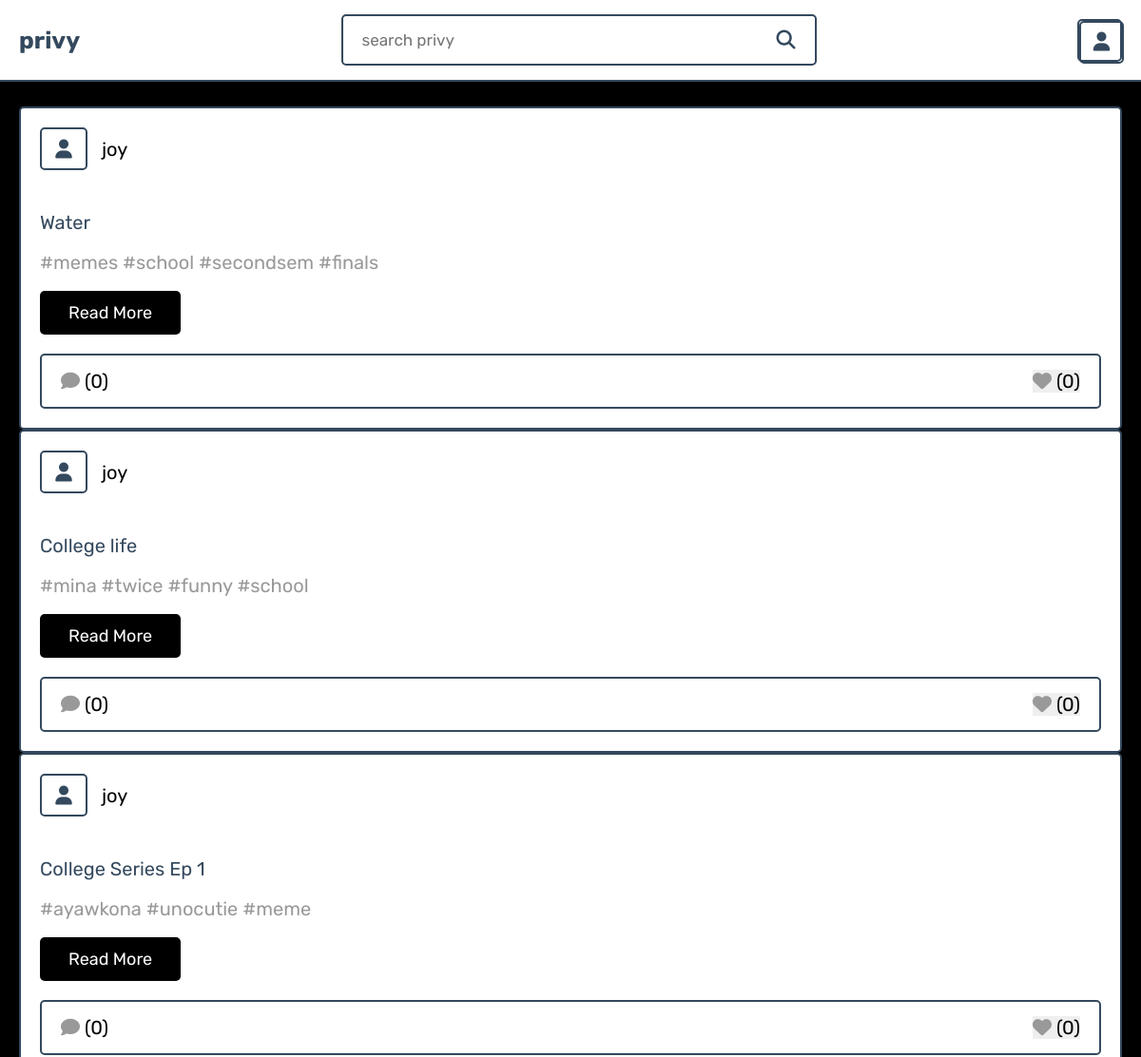
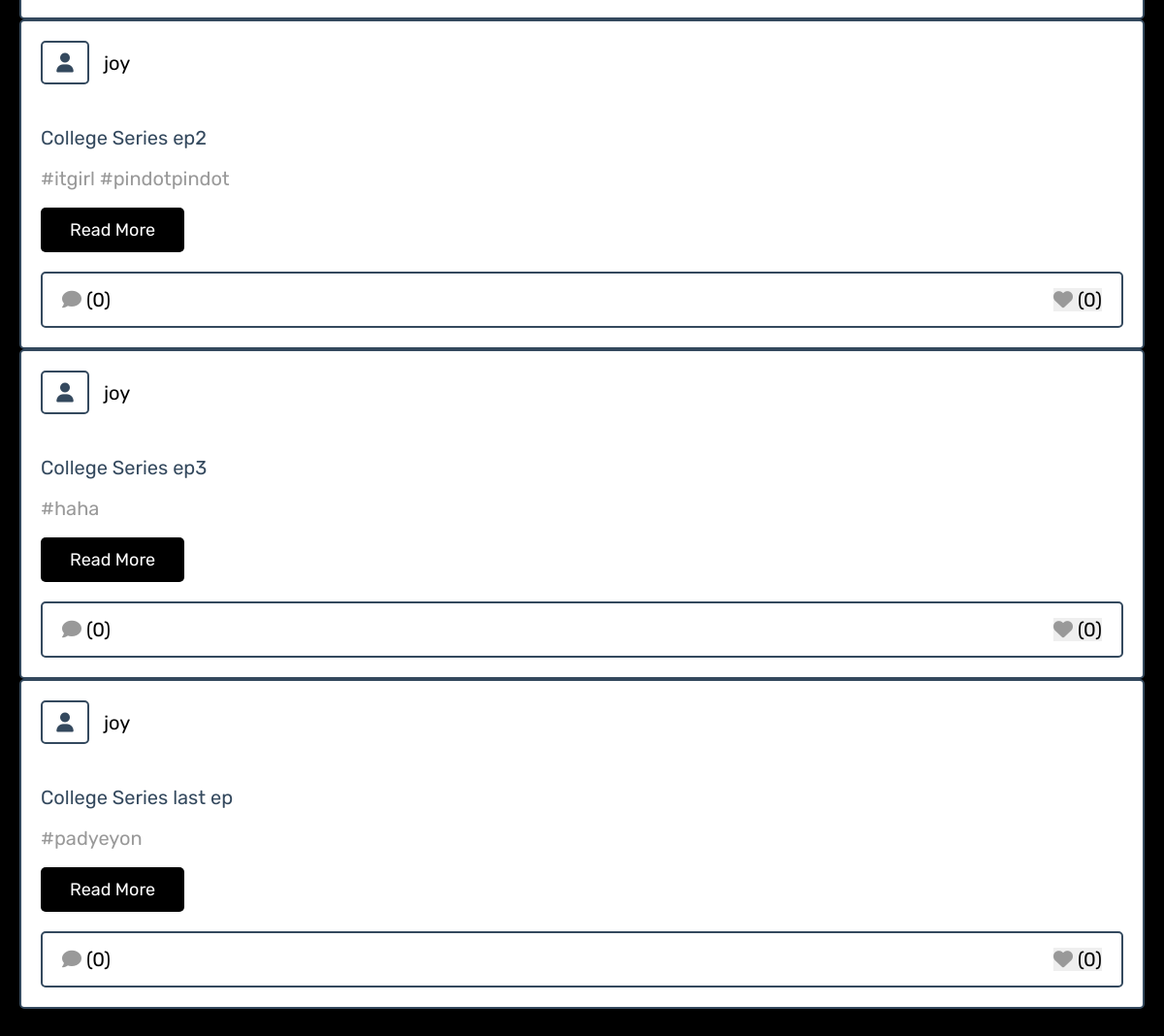
Screenshot of /category.php?category=memes with the database file from the repository (2 pictures, top to bottom).
### tables this page shows
CREATE TABLE `posts` (
  `id` int(100) NOT NULL,
  `admin_id` int(100) NOT NULL,
  `name` varchar(100) NOT NULL,
  `title` varchar(100) NOT NULL,
  `content` varchar(10000) NOT NULL,
  `category` varchar(50) NOT NULL,
  `image` varchar(100) NOT NULL,
  `date` date NOT NULL,
  `status` varchar(20) NOT NULL
);

### category.php (the view, shortened to what this page needs)
<?php
include './components/connect.php';
if(isset($_GET['category'])){
   $category = $_GET['category'];
}else{
   $category = '';
}
?>
<!DOCTYPE html>
<html lang="en">
<head>
   <link rel="stylesheet" href="https://cdnjs.cloudflare.com/ajax/libs/font-awesome/6.1.1/css/all.min.css">
   <link rel="stylesheet" href="css/style.css">
</head>
<body>
<?php include './components/user_header.php'; ?>
<section class="posts-container">
   <div class="postbox-container">
      <?php
         $select_posts = $conn->prepare("SELECT * FROM `posts` WHERE category = ? and status = ?");
         $select_posts->execute([$category, 'active']);
         if($select_posts->rowCount() > 0){
            while($fetch_posts = $select_posts->fetch(PDO::FETCH_ASSOC)){
            $post_id = $fetch_posts['id'];
            $count_post_comments = $conn->prepare("SELECT * FROM `comments` WHERE post_id = ?");
            $count_post_comments->execute([$post_id]);
            $total_post_comments = $count_post_comments->rowCount();
            $count_post_likes = $conn->prepare("SELECT * FROM `likes` WHERE post_id = ?");
            $count_post_likes->execute([$post_id]);
            $total_post_likes = $count_post_likes->rowCount();
            $confirm_likes = $conn->prepare("SELECT * FROM `likes` WHERE user_id = ? AND post_id = ?");
            $confirm_likes->execute([$user_id, $post_id]);
            $select_user_profile = $conn->prepare("SELECT * FROM `users` WHERE id = ?");
            $select_user_profile->execute([$fetch_posts['user_id']]);
            $fetch_user_profile = $select_user_profile->fetch(PDO::FETCH_ASSOC);
      ?>
      <form class="postbox" method="post">
         <div class="post-admin">
         <?php if (!empty($fetch_user_profile) && $fetch_user_profile['image'] != '') { ?>
                  <img src="uploaded_img/<?= $fetch_user_profile['image']; ?>" class="user-profile-image" style="width:  4.7rem ; height: 4.5rem;">
             <?php } else { ?>
                  <i class="fas fa-user"></i>
          <?php } ?>
            <div>
               <a href="#"><?= $fetch_posts['name']; ?></a>
            </div>
         </div>
         <div class="post-title"><?= $fetch_posts['title']; ?></div>
         <div class="post-content content-150"><?= $fetch_posts['content']; ?></div>
         <a href="view_post.php?post_id=<?= $post_id; ?>" class="inline-btn">read more</a>
         <div class="icons">
            <a href="view_post.php?post_id=<?= $post_id; ?>"><i class="fas fa-comment"></i><span>(<?= $total_post_comments; ?>)</span></a>
            <button type="submit" name="like_post"><i class="fas fa-heart" style="<?php if($confirm_likes->rowCount() > 0){ echo 'color:var(--red);'; } ?>  "></i><span>(<?= $total_post_likes; ?>)</span></button>
         </div>
      </form>
      <?php
         }
      }else{
         echo '<p class="empty">no posts found for this category!</p>';
      }
      ?>
   </div>
</section>
</body>
</html>

### components/user_header.php (shortened to what this page needs)
<?php
if (isset($_SESSION['user_id'])) {
    $user_id = $_SESSION['user_id'];
} else {
    $user_id = '';
}
if ($user_id) {
    $select_user = $conn->prepare("SELECT image FROM `users` WHERE id = ?");
    $select_user->execute([$user_id]);
    $user = $select_user->fetch(PDO::FETCH_ASSOC);
    $user_image = $user['image'];
} else {
    $user_image = '';
}
?>
<header class="header">
   <section class="flex">
      <a href="home.php" class="logo">privy</a>
      <form action="search.php" method="POST" class="search-form">
         <input type="text" name="search_box" class="box" maxlength="100" placeholder="search privy" required>
         <button type="submit" class="fas fa-search" name="search_btn"></button>
      </form>
      <div class="icons">
         <div id="user-btn">
         <?php if ($user_image) : ?>
            <img src="<?= $user_image; ?>" alt="User Image" class="user-profile-image" style="width: 100% ; height: 100%">
         <?php else : ?>
            <div id="user-btn" class="fas fa-user"></div>
         <?php endif; ?>
         </div>
      </div>
   </section>
</header>

### css/style.css (style rules this page uses)
:root { --main-color:black; --red:#e74c3c; --orange:#f39c12; --black:#34495e; --white:#fff; --light-color:#999; --border:.2rem solid var(--black); --box-shadow:0 .5rem 1rem rgba(0,0,0,.1); }
* { font-family: 'Rubik', sans-serif; margin:0; padding:0; box-sizing: border-box; outline: none; border:none; text-decoration: none; }
html { font-size: 62.5%; overflow-x: hidden; scroll-behavior: smooth; scroll-padding-top: 7rem; }
body { background-color: black; padding-bottom: 7rem; }
section { padding:2rem; margin: 0 auto; max-width: 1200px; }
.btn, .delete-btn, .option-btn, .inline-btn, .inline-option-btn, .inline-delete-btn { margin-top: 1rem; border-radius: .5rem; cursor: pointer; font-size: 1.8rem; color:var(--white); padding:1.2rem 3rem; text-transform: capitalize; text-align: center; }
.inline-btn, .inline-option-btn, .inline-delete-btn { display: inline-block; margin-right: 1rem; }
.inline-btn, .btn { background-color: var(--main-color); }
.header { background-color: var(--white); box-shadow: var(--box-shadow); border-bottom: var(--border); position: sticky; top:0; left:0; right: 0; z-index: 1000; }
.header .flex { display: flex; align-items: center; gap:1.5rem; justify-content: space-between; position: relative; padding:1.5rem 2rem; }
.header .flex .logo { font-size: 2.5rem; color:var(--black); font-weight: bold; }
.header .flex .search-form { border:var(--border); border-radius: .5rem; background-color: var(--light-bg); display: flex; gap:2rem; padding:1.5rem 2rem; width: 50rem; }
.header .flex .search-form .box { width: 100%; background: none; font-size: 1.7rem; color:var(--black); }
.header .flex .search-form .fa-search { font-size: 2rem; cursor: pointer; color:var(--black); background: none; }
.header .flex .icons div { font-size: 2rem; color:var(--black); cursor: pointer; height: 4.5rem; width: 4.7rem; line-height: 4rem; border:var(--border); background-color: var(--light-bg); border-radius: .5rem; text-align: center; }
.posts-container { grid-column: 2 / span 1; grid-row: 2 / span 1; padding-top: 26px; }
.box { grid-column: 1 / span 1; grid-row: 2 / span 1; }
.posts-container .postbox-container .postbox { border:var(--border); box-shadow: var(--box-shadow); border-radius: .5rem; background-color: var(--white); padding:2rem; overflow: hidden; }
.posts-container .postbox-container .postbox .post-admin { display: flex; align-items: center; gap:1.5rem; margin-bottom: 2rem; }
.posts-container .postbox-container .postbox .post-admin i { text-align: center; height: 4.5rem; width: 5rem; line-height: 4.2rem; font-size: 2rem; border:var(--border); border-radius: .5rem; background-color: var(--light-bg); color:var(--black); }
.posts-container .postbox-container .postbox .post-admin a { font-size: 2rem; color:var(--main-color); }
.posts-container .postbox-container .postbox .post-admin div { font-size: 1.5rem; margin-top: .2rem; color:var(--light-color); }
.posts-container .postbox-container .postbox .post-title { font-size: 2rem; color:var(--black); overflow: hidden; text-overflow: ellipsis; white-space: nowrap; margin-bottom: 1rem; }
.posts-container .postbox-container .postbox .post-content { font-size: 2rem; line-height: 1.5; padding:.5rem 0; color:var(--light-color); white-space: pre-line; }
.posts-container .postbox-container .postbox .icons { display: flex; align-items: center; justify-content: space-between; gap:1rem; background-color: var(--light-bg); border-radius: .5rem; padding:1.5rem 2rem; border:var(--border); margin-top: 2rem; }
.posts-container .postbox-container .postbox .icons button { cursor: pointer; }
.posts-container .postbox-container .postbox .icons i { margin-right:.5rem; font-size:2rem; color:var(--light-color); }
.posts-container .postbox-container .postbox .icons span { font-size: 2rem; color:var(--main-color); }

### rows the page displays
posts: name "joy", title "Water", content "#memes #school #secondsem #finals", total_post_comments "0", total_post_likes "0"
posts: name "joy", title "College life", content "#mina #twice #funny #school", total_post_comments "0", total_post_likes "0"
posts: name "joy", title "College Series Ep 1", content "#ayawkona #unocutie #meme", total_post_comments "0", total_post_likes "0"
posts: name "joy", title "College Series ep2", content "#itgirl #pindotpindot", total_post_comments "0", total_post_likes "0"
posts: name "joy", title "College Series ep3", content "#haha", total_post_comments "0", total_post_likes "0"
posts: name "joy", title "College Series last ep", content "#padyeyon", total_post_comments "0", total_post_likes "0"
